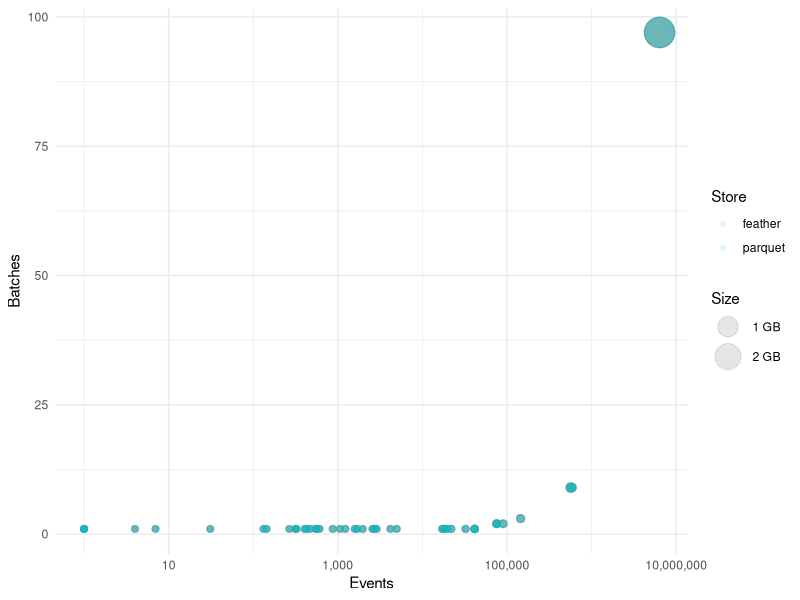
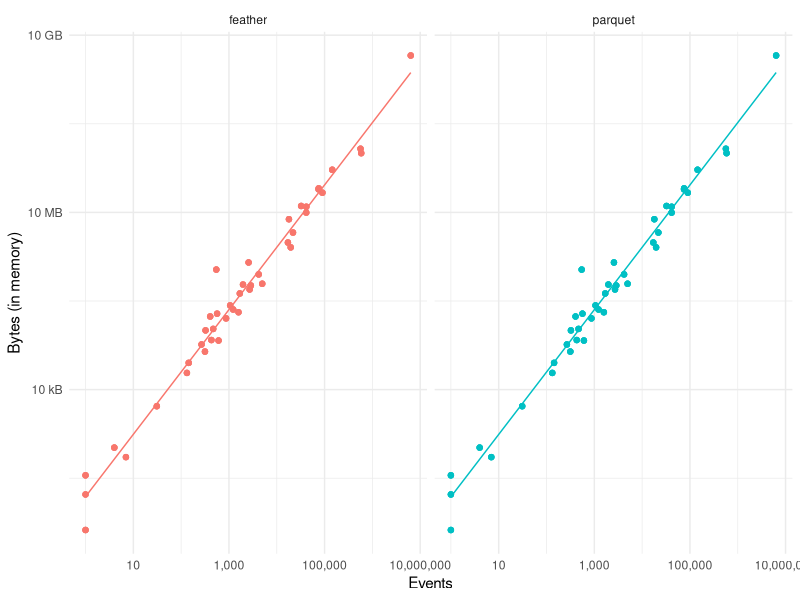
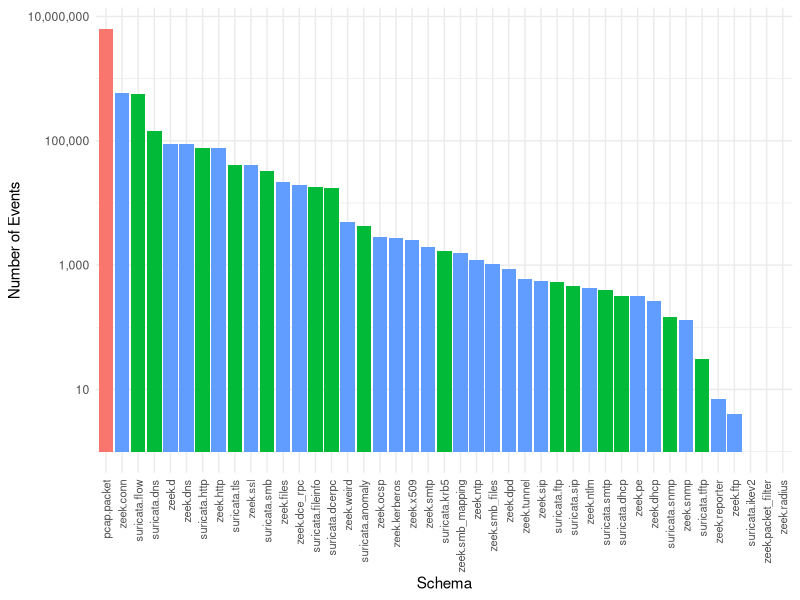
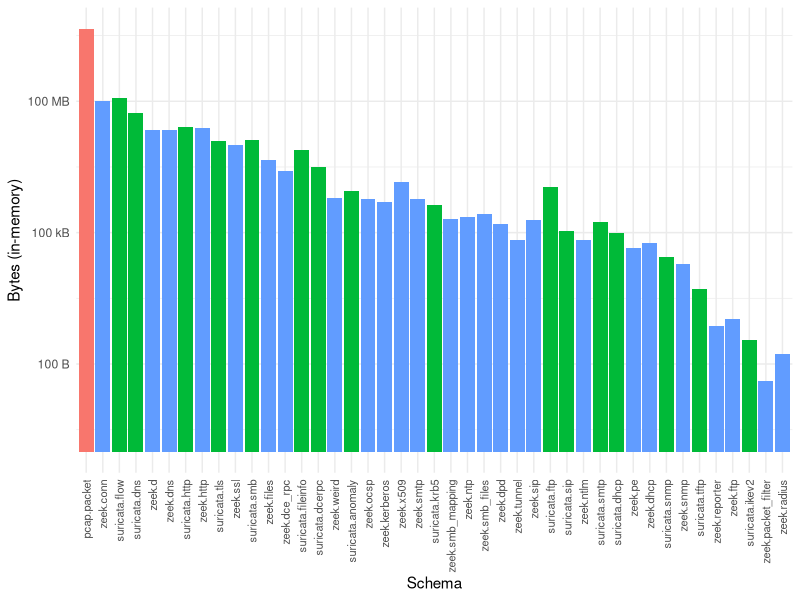
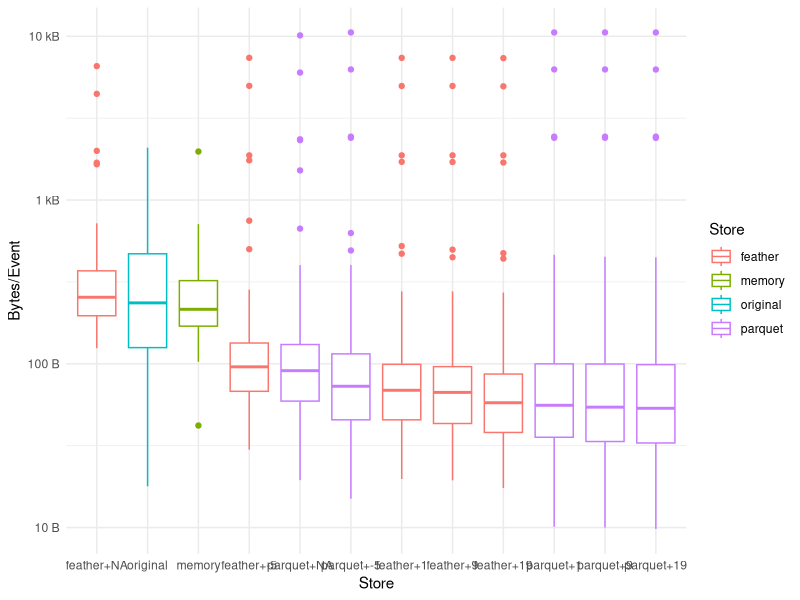
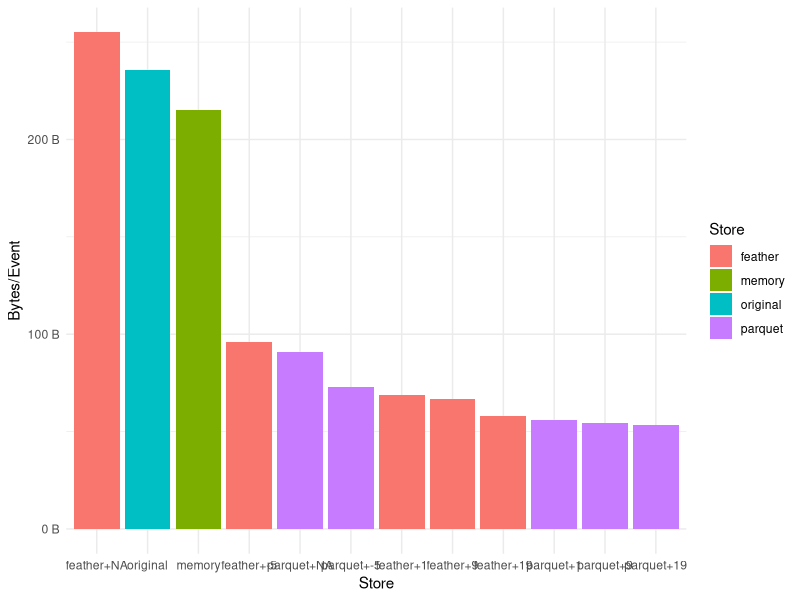
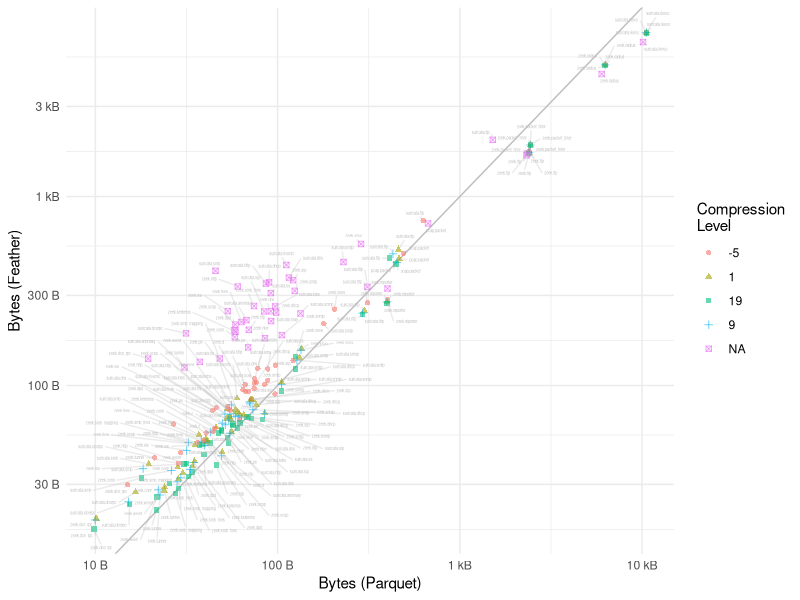
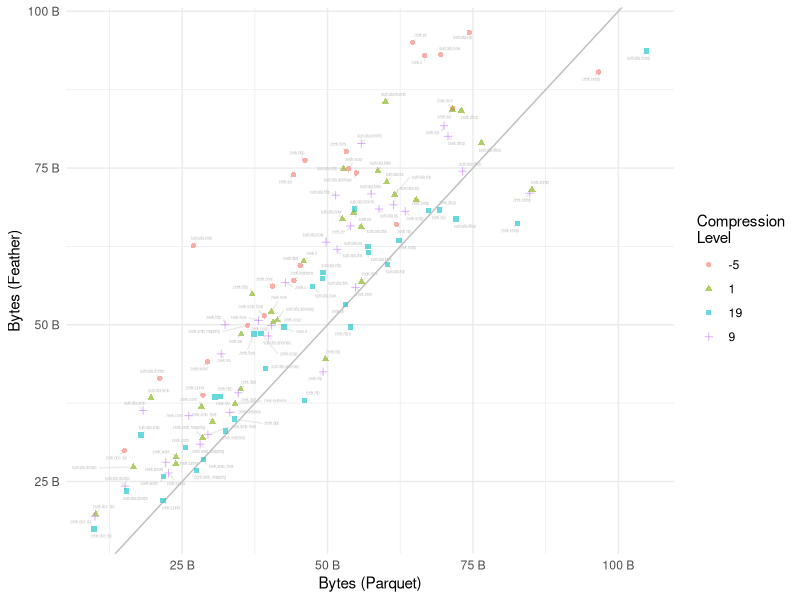

Write R code to recreate these figures, in order. (Note: this script raises an error after producing the figures.)
## ---- chunk 1
#| code-fold: true
#| label: prepare-data
library(dplyr)
library(ggplot2)
library(lubridate)
library(scales)
library(tidyr)

theme_set(theme_minimal())

data <- read.csv("data.csv") |>
  rename(store = store_type) |>
  mutate(duration = dnanoseconds(duration))

original <- read.csv("sizes.csv") |>
  mutate(store = "original", store_class = "original") |>
  select(store, store_class, schema, bytes)

# Normalize store sizes by number of events/store.
normalized <- data |>
  mutate(duration_normalized = duration / num_events,
         bytes_memory_normalized = bytes_memory / num_events,
         bytes_storage_normalized = bytes_in_storage / num_events,
         bytes_ratio = bytes_in_storage / bytes_memory)

# Compute average over measurements.
aggregated <- normalized |>
  group_by(store, schema, zstd.level) |>
  summarize(duration = mean(duration_normalized),
            memory = mean(bytes_memory_normalized),
            storage = mean(bytes_storage_normalized))

# Treat in-memory measuremts as just another storage type.
memory <- aggregated |>
  filter(store == "feather" & zstd.level == 1) |>
  mutate(store = "memory", store_class = "memory") |>
  select(store, store_class, schema, bytes = memory)

# Unite with rest of data.
unified <- aggregated |>
  select(-memory) |>
  rename(bytes = storage, store_class = store) |>
  unite("store", store_class, zstd.level, sep = "+", remove = FALSE)
## ---- chunk 2
#| code-fold: true
#| label: events
no_segment <- data |>
  filter(zstd.level == 1) |>
  filter(store != "segment")

no_segment |>
  ggplot(aes(x = num_events, y = num_slices, size = bytes_in_storage, color = store)) +
    geom_point(alpha = 0.1) +
    scale_size(range = c(2, 10), labels = scales::label_bytes(units = "auto_si")) +
    scale_x_log10(labels = scales::label_comma()) +
    labs(color = "Store", size = "Size", x = "Events", y = "Batches")
## ---- chunk 3
#| echo: false
top <- no_segment |> arrange(num_events) |> tail(1)
bot <- no_segment |> arrange(num_events) |> head(1)
## ---- chunk 4
#| code-fold: true
#| label: log-log-event-memory
no_segment |>
  ggplot(aes(x = num_events, y = bytes_memory, color = store)) +
    geom_smooth(method = "lm", se = FALSE, size = 0.5) +
    geom_point(alpha = 0.5) +
    guides(color = "none") +
    scale_y_log10(labels = scales::label_bytes(units = "auto_si")) +
    scale_x_log10(labels = scales::label_comma()) +
    labs(color = "Store", x = "Events", y = "Bytes (in memory)") +
    facet_grid(~ store)
## ---- chunk 5
#| label: schemas
#| echo: false
unique(data$schema)
## ---- chunk 6
#| code-fold: true
#| label: number-of-events-by-schema
schemas <- normalized |>
  filter(store == "feather") |>
  group_by(schema) |>
  summarize(n = median(num_events),
            bytes_memory = median(bytes_memory))

schemas |>
  separate(schema, c("module", "type"), remove = FALSE) |>
  ggplot(aes(x = reorder(schema, -n), y = n, fill = module)) +
    geom_bar(stat = "identity") +
    guides(fill = "none") +
    scale_y_log10(labels = scales::label_comma()) +
    labs(x = "Schema", y = "Number of Events", color = "Module") +
    theme(axis.text.x = element_text(angle = 90, size = 8, vjust = 0.5, hjust = 1))
## ---- chunk 7
#| code-fold: true
#| label: event-size-by-schema
schemas |>
  separate(schema, c("module", "type"), remove = FALSE) |>
  ggplot(aes(x = reorder(schema, -n), y = bytes_memory, fill = module)) +
    geom_bar(stat = "identity") +
    guides(fill = "none") +
    scale_y_log10(labels = scales::label_bytes(units = "auto_si")) +
    labs(x = "Schema", y = "Bytes (in-memory)", color = "Module") +
    theme(axis.text.x = element_text(angle = 90, size = 8, vjust = 0.5, hjust = 1))
## ---- chunk 8
#| code-fold: true
#| label: plot-schema-distribution-boxplot
unified |>
  bind_rows(original, memory) |>
  ggplot(aes(x = reorder(store, -bytes, FUN = "median"),
             y = bytes, color = store_class)) +
  geom_boxplot() +
  scale_y_log10(labels = scales::label_bytes(units = "auto_si")) +
  labs(x = "Store", y = "Bytes/Event", color = "Store")
## ---- chunk 9
#| code-fold: true
#| label: plot-schema-distribution-medians
medians <- unified |>
  bind_rows(original, memory) |>
  group_by(store, store_class) |>
  summarize(bytes = median(bytes))

medians |>
  ggplot(aes(x = reorder(store, -bytes), y = bytes, fill = store_class)) +
  geom_bar(stat = "identity") +
  scale_y_continuous(labels = scales::label_bytes(units = "auto_si")) +
  labs(x = "Store", y = "Bytes/Event", fill = "Store")
## ---- chunk 10
#| echo: false
library(knitr)

median_original <- medians |> filter(store == "original") |> pull(bytes)
medians |>
  filter(store_class %in% c("feather", "parquet")) |>
  mutate(size = bytes / median_original * 100) |>
  mutate(compression = median_original / size) |>
  arrange(size) |>
  kable(digits = 1)
## ---- chunk 11
#| code-fold: true
#| label: plot-parquet-vs-feather
library(ggrepel)
library(stringr)

parquet_vs_feather <- unified |>
  select(-store, -duration) |>
  pivot_wider(names_from = store_class,
              values_from = bytes,
              id_cols = c(schema, zstd.level))

plot_parquet_vs_feather <- function(data) {
  data |>
    mutate(zstd.level = str_replace_na(zstd.level)) |>
    separate(schema, c("module", "type"), remove = FALSE) |>
    ggplot(aes(x = parquet, y = feather,
               shape = zstd.level, color = zstd.level)) +
      geom_abline(intercept = 0, slope = 1, color = "grey") +
      geom_point(alpha = 0.6) +
      geom_text_repel(aes(label = schema),
                color = "grey",
                size = 1, # font size
                box.padding = 0.2,
                min.segment.length = 0, # draw all line segments
                max.overlaps = Inf,
                segment.color = "grey",
                segment.alpha = 0.3) +
      scale_size(range = c(0, 10)) +
      labs(x = "Bytes (Parquet)", y = "Bytes (Feather)",
           shape = "Compression\nLevel", color = "Compression\nLevel")
}

parquet_vs_feather |>
  plot_parquet_vs_feather() +
    scale_x_log10(labels = scales::label_bytes(units = "auto_si")) +
    scale_y_log10(labels = scales::label_bytes(units = "auto_si"))
## ---- chunk 12
#| code-fold: true
#| label: plot-parquet-vs-feather-100
parquet_vs_feather |>
  filter(feather <= 100) |>
  plot_parquet_vs_feather() +
    scale_x_continuous(labels = scales::label_bytes(units = "auto_si")) +
    scale_y_continuous(labels = scales::label_bytes(units = "auto_si"))
## ---- chunk 13
#| code-fold: true
#| label: plot-zeek-suricata
zeek_conn <- unified |>
  filter(store %in% c("parquet", "feather") & schema == "zeek.conn") |>
  pull(bytes)

suricata_snmp <- unified |>
  filter(store %in% c("parquet", "feather") & schema == "suricata.snmp") |>
  pull(bytes)

suricata_ikev2 <- unified |>
  filter(store %in% c("parquet", "feather") & schema == "suricata.ikev2") |>
  pull(bytes)

unified |>
  filter(schema %in% c("zeek.conn", "suricata.snmp", "suricata.ikev2")) |>
  ggplot(aes(x = reorder(store, -bytes), y = bytes, fill = store)) +
    geom_bar(stat = "identity") +
    guides(fill = "none") +
    labs(x = "Store", y = "Median Bytes/Event") +
    scale_y_continuous(labels = scales::label_bytes(units = "auto_si")) +
    theme(axis.text.x = element_text(angle = 90, size = 8, vjust = 0.5, hjust = 1)) +
    facet_wrap(~ schema, scales = "free")
## ---- chunk 14
#| code-fold: true
#| label: plot-parquet-divided-by-feather
library(tibble)

parquet_vs_feather |>
  filter(feather <= 100) |>
  mutate(zstd.level = str_replace_na(zstd.level)) |>
  ggplot(aes(x = reorder(schema, -parquet / feather),
             y = parquet / feather,
             fill = zstd.level)) +
    geom_hline(yintercept = 1) +
    geom_bar(stat = "identity", position = "dodge") +
    labs(x = "Schema", y = "Parquet / Feather (%)", fill = "Compression\nLevel") +
    scale_y_continuous(breaks = 6:1 * 20 / 100, labels = scales::label_percent()) +
    theme(axis.text.x = element_text(angle = 90, size = 8, vjust = 0.5, hjust = 1))
## ---- chunk 15
#| code-fold: true
#| label: compute-bytes-per-event
unified |>
  ggplot(aes(x = reorder(store, -duration, FUN = "median"),
             y = duration, color = store_class)) +
  geom_boxplot() +
  scale_y_log10(labels = scales::label_number(scale = 1e6, suffix = "us")) +
  labs(x = "Store", y = "Duration (us)", color = "Store")
## ---- chunk 16
unified |>
  filter(schema %in% c("zeek.conn", "suricata.snmp", "suricata.ikev2")) |>
  ggplot(aes(x = reorder(store, -duration), y = duration, fill = store)) +
    geom_bar(stat = "identity") +
    guides(fill = "none") +
    labs(x = "Store", y = "Median Duration/Event") +
    scale_y_continuous(labels = scales::label_number(scale = 1e3, suffix = "ms")) +
    theme(axis.text.x = element_text(angle = 90, size = 8, vjust = 0.5, hjust = 1)) +
    facet_wrap(~ schema, scales = "free")
